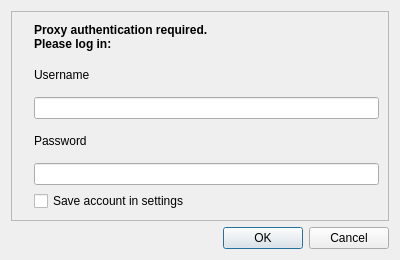
<ui version="4.0" >
 <class>ProxyAuthDialog</class>
 <widget class="QDialog" name="ProxyAuthDialog" >
  <property name="geometry" >
   <rect>
    <x>0</x>
    <y>0</y>
    <width>400</width>
    <height>260</height>
   </rect>
  </property>
  <property name="minimumSize" >
   <size>
    <width>400</width>
    <height>260</height>
   </size>
  </property>
  <property name="maximumSize" >
   <size>
    <width>400</width>
    <height>260</height>
   </size>
  </property>
  <property name="windowTitle" >
   <string>Required proxy authentication</string>
  </property>
  <property name="windowIcon" >
   <iconset resource="../audex.qrc" >:/buttons/images/warning.png</iconset>
  </property>
  <layout class="QGridLayout" >
   <item row="0" column="0" >
    <widget class="QFrame" name="frame" >
     <property name="frameShape" >
      <enum>QFrame::StyledPanel</enum>
     </property>
     <property name="frameShadow" >
      <enum>QFrame::Raised</enum>
     </property>
     <layout class="QGridLayout" >
      <item rowspan="6" row="0" column="0" >
       <widget class="QLabel" name="label" >
        <property name="text" >
         <string/>
        </property>
        <property name="pixmap" >
         <pixmap resource="../audex.qrc" >:/buttons/images/warning.png</pixmap>
        </property>
       </widget>
      </item>
      <item row="0" column="1" >
       <widget class="QLabel" name="label_2" >
        <property name="font" >
         <font>
          <weight>75</weight>
          <bold>true</bold>
         </font>
        </property>
        <property name="text" >
         <string>Proxy authentication required.
Please log in:</string>
        </property>
        <property name="wordWrap" >
         <bool>true</bool>
        </property>
       </widget>
      </item>
      <item row="1" column="1" >
       <layout class="QHBoxLayout" >
        <item>
         <widget class="QLabel" name="label_3" >
          <property name="text" >
           <string>Username</string>
          </property>
         </widget>
        </item>
        <item>
         <spacer>
          <property name="orientation" >
           <enum>Qt::Horizontal</enum>
          </property>
          <property name="sizeHint" >
           <size>
            <width>40</width>
            <height>20</height>
           </size>
          </property>
         </spacer>
        </item>
       </layout>
      </item>
      <item row="2" column="1" >
       <widget class="QLineEdit" name="lineEdit" />
      </item>
      <item row="3" column="1" >
       <layout class="QHBoxLayout" >
        <item>
         <widget class="QLabel" name="label_4" >
          <property name="text" >
           <string>Password</string>
          </property>
         </widget>
        </item>
        <item>
         <spacer>
          <property name="orientation" >
           <enum>Qt::Horizontal</enum>
          </property>
          <property name="sizeHint" >
           <size>
            <width>40</width>
            <height>20</height>
           </size>
          </property>
         </spacer>
        </item>
       </layout>
      </item>
      <item row="4" column="1" >
       <widget class="QLineEdit" name="lineEdit_2" >
        <property name="echoMode" >
         <enum>QLineEdit::Password</enum>
        </property>
       </widget>
      </item>
      <item row="5" column="1" >
       <widget class="QCheckBox" name="checkBox" >
        <property name="text" >
         <string>Save account in settings</string>
        </property>
       </widget>
      </item>
     </layout>
    </widget>
   </item>
   <item row="1" column="0" >
    <widget class="QDialogButtonBox" name="buttonBox" >
     <property name="orientation" >
      <enum>Qt::Horizontal</enum>
     </property>
     <property name="standardButtons" >
      <set>QDialogButtonBox::Cancel|QDialogButtonBox::NoButton|QDialogButtonBox::Ok</set>
     </property>
    </widget>
   </item>
  </layout>
 </widget>
 <resources>
  <include location="../audex.qrc" />
 </resources>
 <connections>
  <connection>
   <sender>buttonBox</sender>
   <signal>accepted()</signal>
   <receiver>ProxyAuthDialog</receiver>
   <slot>accept()</slot>
   <hints>
    <hint type="sourcelabel" >
     <x>248</x>
     <y>254</y>
    </hint>
    <hint type="destinationlabel" >
     <x>157</x>
     <y>274</y>
    </hint>
   </hints>
  </connection>
  <connection>
   <sender>buttonBox</sender>
   <signal>rejected()</signal>
   <receiver>ProxyAuthDialog</receiver>
   <slot>reject()</slot>
   <hints>
    <hint type="sourcelabel" >
     <x>316</x>
     <y>260</y>
    </hint>
    <hint type="destinationlabel" >
     <x>286</x>
     <y>274</y>
    </hint>
   </hints>
  </connection>
 </connections>
</ui>
